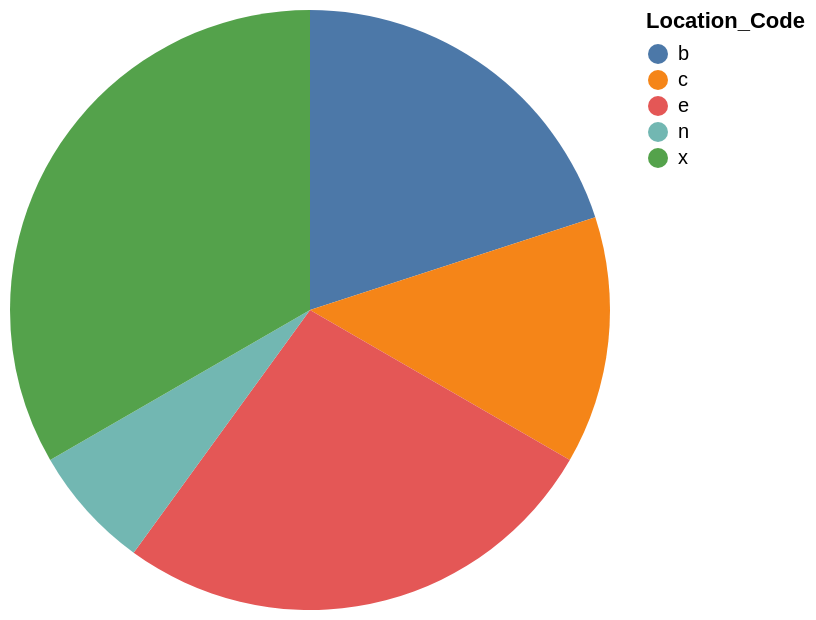

The Vega-Lite source for this figure:
### Vega-Lite specification from a JSON file in a GitHub repository (floating-point values rounded to 4 significant figures)
{"data": {"values": [{"x_data": "b", "y_data": 3}, {"x_data": "c", "y_data": 2}, {"x_data": "e", "y_data": 4}, {"x_data": "n", "y_data": 1}, {"x_data": "x", "y_data": 5}]}, "mark": "arc", "encoding": {"theta": {"field": "y_data", "type": "quantitative", "title": "count(*)"}, "color": {"field": "x_data", "type": "nominal", "title": "Location_Code"}}}
